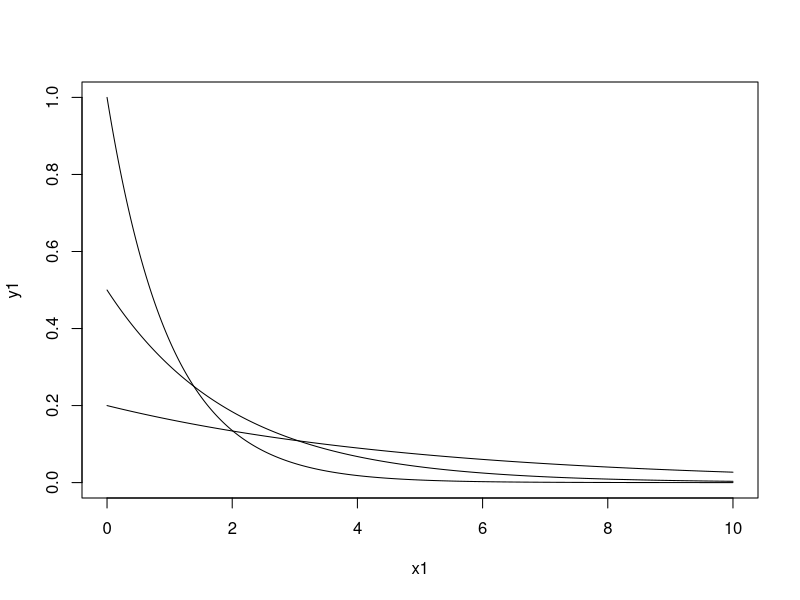

Generate this figure with R:
## ---- chunk 1

x1 <- seq(0,10,by=0.01)

y1 <- dexp(x1,1)
y2 <- dexp(x1,0.5)
y3 <- dexp(x1,0.2)


plot(x1,y1, type = "l")
lines(x1,y2)
lines(x1,y3)

## ---- chunk 2
px <- c(0.1,0.2,0.1,0.1,0.1,0.2,0.1,0.1)
x <- c(1,2,3,4,5,6,7,8)
sum(x*px)
sum(x**2 * px) - (sum(x*px))**2

## ---- chunk 3
mean(rpois(15,8))
## ---- chunk 4
sum(seq(0,15, by = 0.01) * dexp(seq(0,15, by = 0.01), 8)) 
## ---- chunk 5
mean(rpois(1000,8))

## ---- chunk 6
mean(rbinom(100000,24,0.3))
var(rbinom(100000,24,0.3))

## ---- chunk 7
mean(rbinom(100000,150,0.8))
var(rbinom(100000,150,0.8))

## ---- chunk 8
mean(rhyper(10000,400,1600,50))
## ---- chunk 9
var(rexp(100000,0.3))
mean(rexp(100000,0.3))

## ---- chunk 10

var(rexp(100000,3))
mean(rexp(100000,3))
## ---- chunk 11

var(rnorm(100000,4,1.4))
mean(rnorm(100000,4,1.4))


